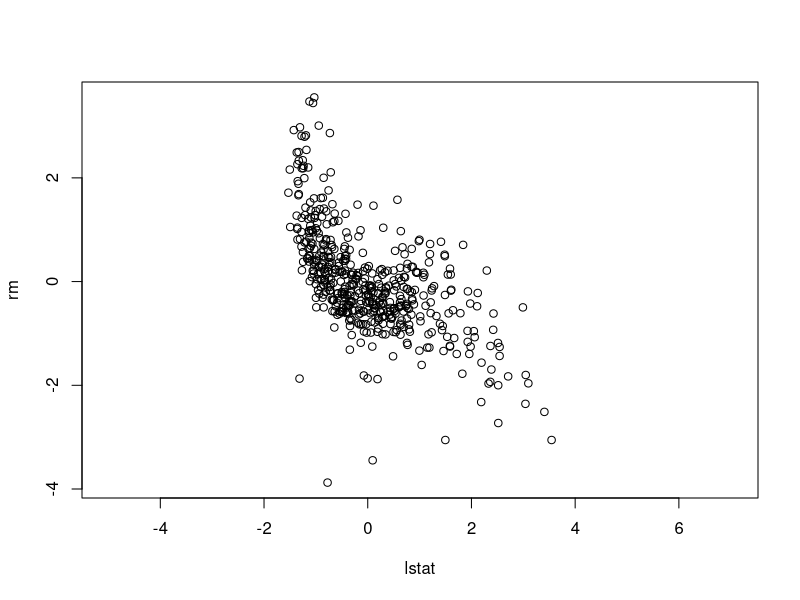
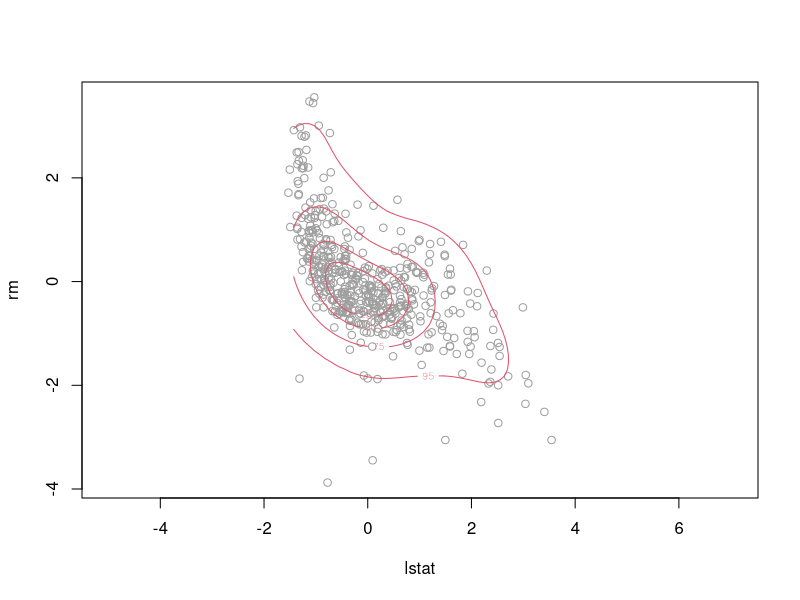
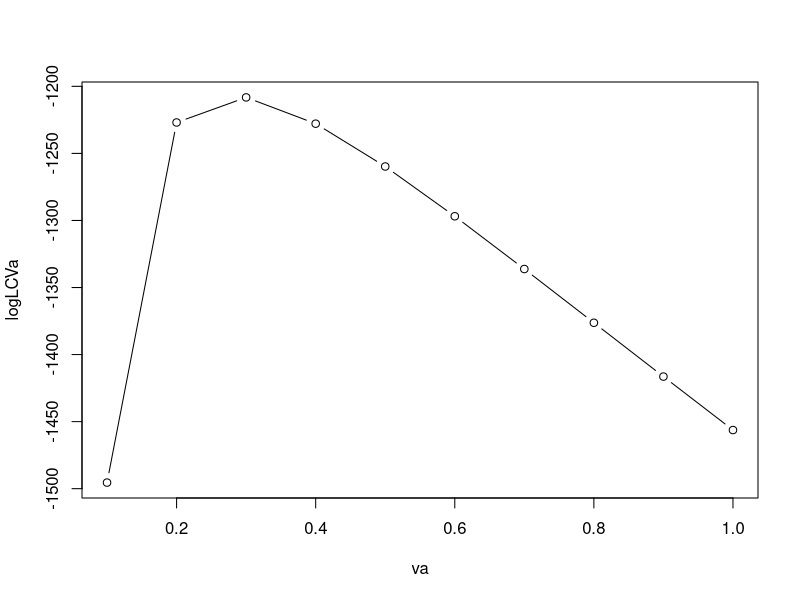
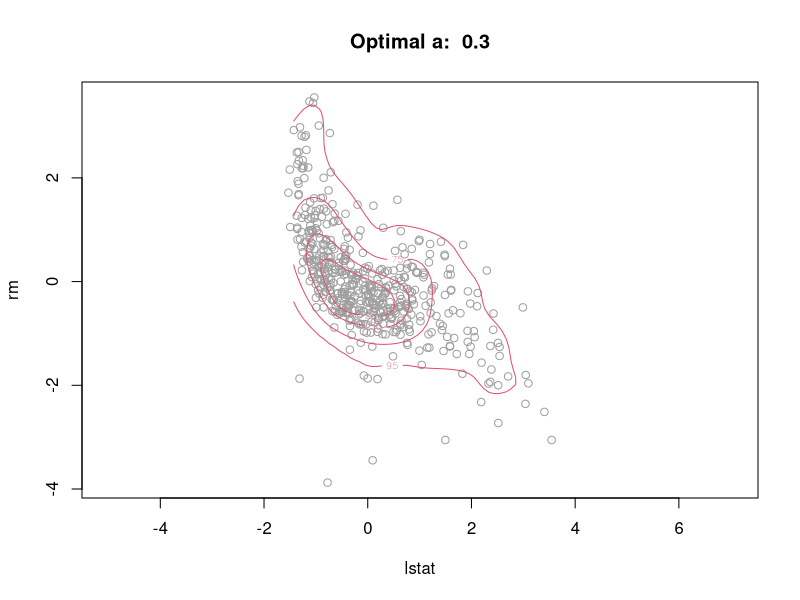
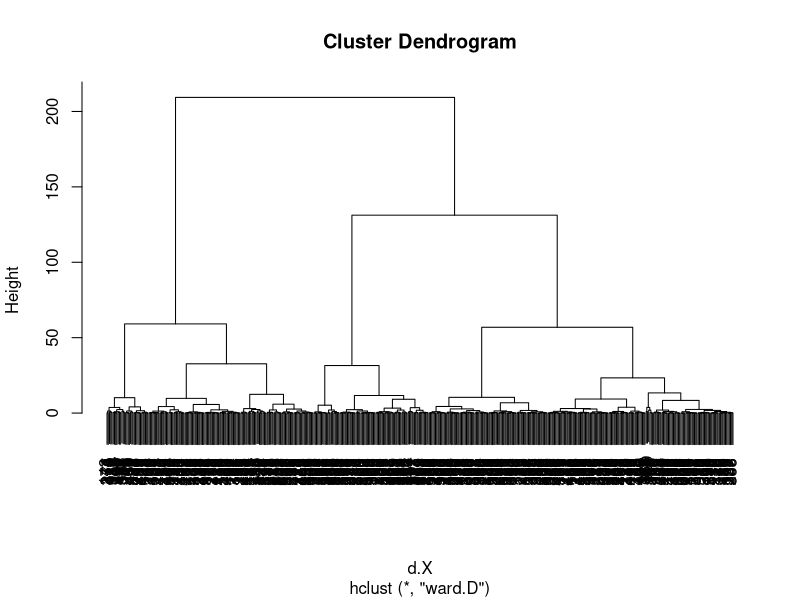
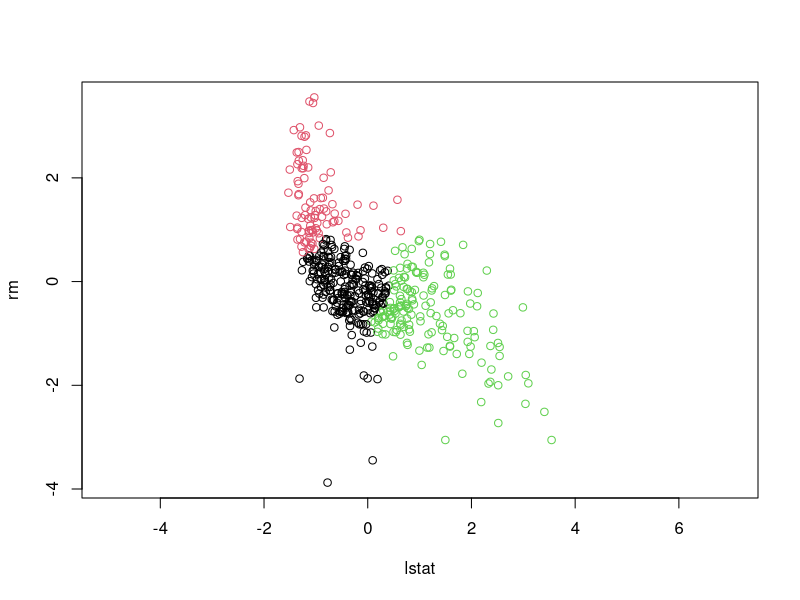
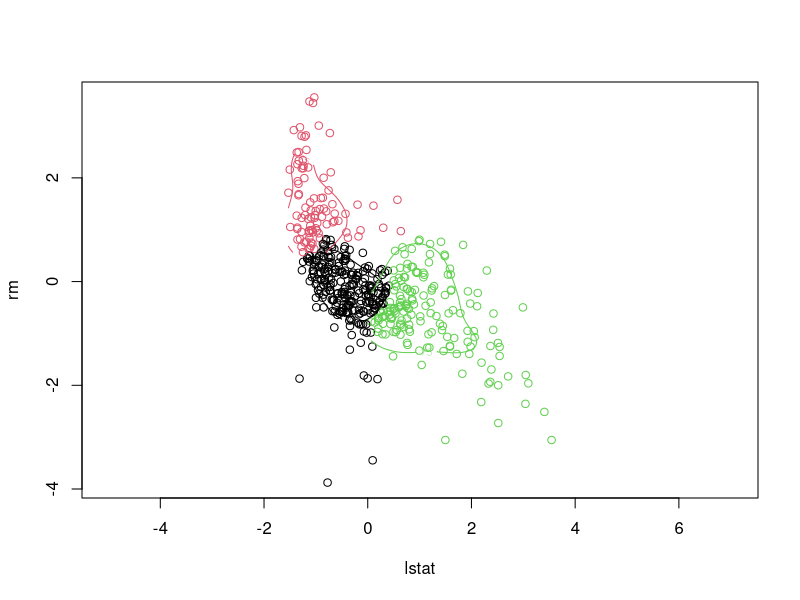
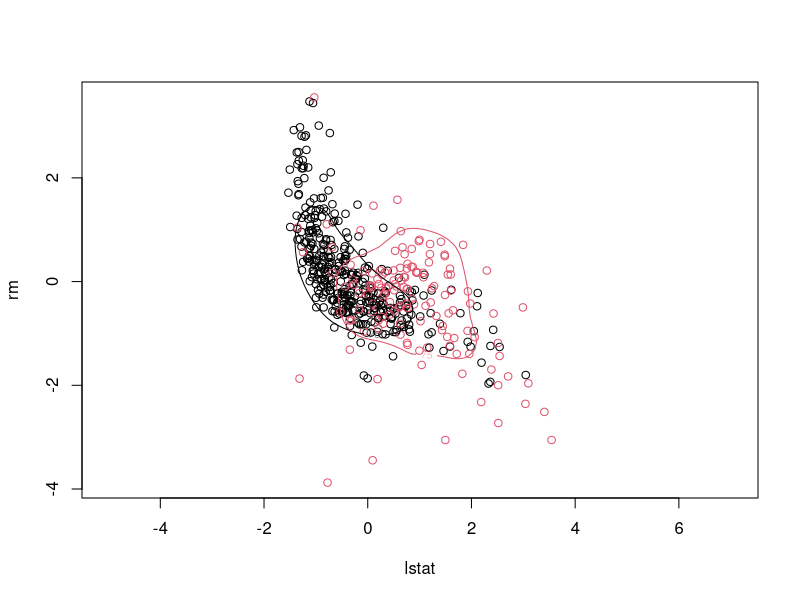

Write the R code that produced these figures, in order.
## ---- chunk 1
library(cluster)
knitr::opts_chunk$set(echo = FALSE, warning = FALSE, message = FALSE, comment = FALSE, error = FALSE, eval=FALSE)
#Put eval=FLSE for having just the question steatments
#Put eval=TRUE for obtaining the output
## ---- chunk 2
data("Boston", package = "MASS")
X <- scale(Boston[,c(13,6)])
plot(X,as=1)
## ---- chunk 3
library(sm)
plot(X,as=1,col=8)
sm.density(X,h=.5*c(1,1),display="slice",props=c(25,50,75,95),col=2,add=TRUE)
## ---- chunk 4
va <- seq(0.1,1,by=0.1)
na <- length(va)
logLCVa <- numeric(na)

n <- dim(X)[1]

for (j in 1:na){
  a <- va[j]
  for (i in 1:n){
    new.point <- matrix(X[i,],ncol=2)
    f.hat.i <- sm.density(X[-i,],h=a*c(1,1),display="none",eval.grid=FALSE,
                    eval.points=new.point)$estimate
    logLCVa[j] <- logLCVa[j] + log(f.hat.i)
  }
}

plot(va,logLCVa,type="b")
## ---- chunk 5
a.opt <- va[which.max(logLCVa)]

plot(X,as=1,col=8,main=paste("Optimal a: ",a.opt))
sm.density(X,h=a.opt*c(1,1),display="slice",props=c(25,50,75,95),col=2,add=TRUE)
## ---- chunk 6
k<-3
d.X <- dist(X)
hcl.0 <- hclust(d.X,method = "ward.D")
plot(hcl.0)
hcl.0.k <- cutree(hcl.0,k)
## ---- chunk 7
plot(X,col=hcl.0.k,as=1)
## ---- chunk 8
library(sm)
plot(X,col=hcl.0.k,as=1)
for (j in 1:k){
  cl.j <- (hcl.0.k==j)
  sm.density(X[cl.j,],h=a.opt*c(1,1), 
             display="slice",props=c(75),
             col=j, cex=4, add=TRUE)
}
## ---- chunk 9
library(fpc)
n.cl <- 2:10
l.n.cl<-length(n.cl)

avg.sil <- numeric(l.n.cl)
w <- numeric(l.n.cl)
wb.rat <- numeric(l.n.cl)
sep.ind <- numeric(l.n.cl)
CalHar <- numeric(l.n.cl)

d.Eucl <- dist(Boston[-ncol(Boston)])

logLFull <- numeric(l.n.cl)
logLOut <- 0

for (i in (1:l.n.cl)){
  k_bar<-n.cl[i]
  hcl.Eucl <- hclust(d.Eucl, method="ward.D")
  cut.hcl.Eucl <- cutree(hcl.Eucl,k_bar)
  cl.stats <- cluster.stats(d.Eucl,cut.hcl.Eucl)
  avg.sil[i]   <- cl.stats$avg.silwidth
  w[i]    <- cl.stats$average.within
  wb.rat[i]    <- cl.stats$wb.ratio
  sep.ind[i]   <- cl.stats$sindex
  CalHar[i]   <- cl.stats$ch
  plot(X, col=cut.hcl.Eucl,as=1)
  for (j in 1:k_bar){
    logL <- numeric(k_bar)
    cl.j <- (cut.hcl.Eucl==j)
    f.hat.i.matrix <- sm.density(X[cl.j,],h=a.opt*c(1,1), 
               display="slice",props=c(75),
               col=j, cex=4, add=TRUE)$estimate
#    new.point <- matrix(X[i,],ncol=2)
#    f.hat.i <- sm.density(X[-i,],h=a*c(1,1),display="none",eval.grid=FALSE,
#                    eval.points=new.point)$estimate
    logL[j] <- logL[j] + sum(log(f.hat.i.matrix))
    if(j == k_bar){
      logLOut <- logL[j]
    }
  }
  logLFull[i] = logLOut
}
df <- data.frame(n.cl, logLFull, CalHar, w, wb.rat, sep.ind, avg.sil)
require(ggplot2)
ggplot(df, aes(n.cl)) +                   
  geom_line(aes(y=logLFull), colour="black")
  
ggplot(df, aes(n.cl)) +                   
  geom_line(aes(y=CalHar), colour="green")
ggplot(df, aes(n.cl)) +                   
  geom_line(aes(y=w), colour="blue")
ggplot(df, aes(n.cl)) +                   
  geom_line(aes(y=wb.rat), colour="red")
ggplot(df, aes(n.cl)) +                   
  geom_line(aes(y=sep.ind), colour="orange")
ggplot(df, aes(n.cl)) +                   
  geom_line(aes(y=avg.sil), colour="yellow")
